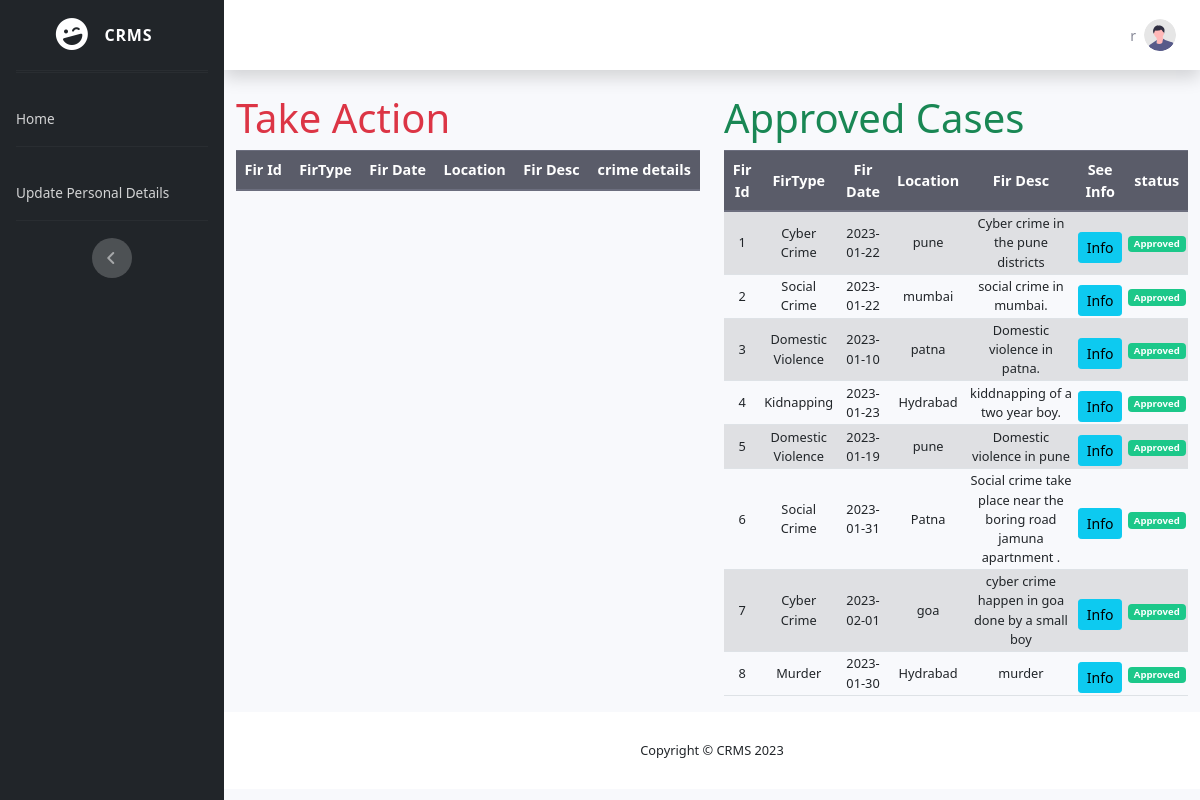
The app's page /admin/action.php (signed in) with its own data.
### tables this page shows
CREATE TABLE `punishment` (
  `punishmentid` int(11) NOT NULL,
  `criminalid` bigint(100) NOT NULL,
  `firid` int(11) NOT NULL,
  `crimetype` varchar(100) NOT NULL,
  `section` int(11) NOT NULL,
  `punishment` varchar(200) NOT NULL,
  `status` int(10) DEFAULT 0
);

CREATE TABLE `fir` (
  `firid` int(11) NOT NULL,
  `firtype` varchar(100) NOT NULL,
  `firdate` date NOT NULL,
  `location` varchar(100) NOT NULL,
  `firdesc` varchar(400) NOT NULL,
  `state` int(10) NOT NULL,
  `approve` int(11) NOT NULL DEFAULT 0,
  `firuserid` int(11) NOT NULL
);

### admin/action.php (the view, shortened to what this page needs)
<?php
include('../main/connect.php');
include('navbar.php');
?>
<div class="container">
	<div class="row">
		<div class="col-6 md-12">
		<h1 class="text-danger">Take Action</h1>
		<table class="table table-striped table-hover">
							<thead class="thead-dark">
								<th>Fir Id</th>
								<th>FirType</th>
								<th>Fir Date</th>
								<th>Location</th>
								<th>Fir Desc</th>
                                <th>crime details</th>
							</thead>
						</table>
		</div>
		<div class="col-6 md-12">
		<h1 class="text-success">Approved Cases</h1>
		<table class="table table-striped table-hover">
							<thead class="thead-dark">
								<th>Fir Id</th>
								<th>FirType</th>
								<th>Fir Date</th>
								<th>Location</th>
								<th>Fir Desc</th>
                                <th>See Info</th>
                                <th>status</th>
							</thead>
							 <tbody>
							 	<?php
									$sql = "select * from fir f,punishment p where f.firid=p.firid";
									$que = mysqli_query($con,$sql);
									while ($result = mysqli_fetch_assoc($que)) {
									?>
							 	<tr>
									 <td><?php echo $result['firid'];?></td>
							 		<td><?php echo $result['firtype']; ?></td>
							 		<td><?php echo $result['firdate']; ?></td>
							 		<td><?php echo $result['location']; ?></td>
							 		<td><?php echo $result['firdesc']; ?></td>
                            <td>
                          <a href="showallparticular.php?id=<?=$result['firid']?>" class="btn btn-sm btn-info mt-2 ">Info
						</a>
							 		<td>
							 			<?php
							 			if ($result['state'] == 0 ) {
											echo "<span class='badge badge-warning'>Pending</span>";
							 			}
							 			else{
											echo "<span class='badge badge-success'>Approved</span>";
							 			}
                           	}
							 		 ?>
							 		</td>
							 	</tr>
							 </tbody>
						</table>
		</div>
	</div>
</div>
<?php
include('footer.php');
?>

### records on screen
punishment: firid "1", firid.firtype "Cyber Crime", firid.firdate "2023-01-22", firid.location "pune", firid.firdesc "Cyber crime in the pune districts"
punishment: firid "2", firid.firtype "Social Crime", firid.firdate "2023-01-22", firid.location "mumbai", firid.firdesc "social crime in mumbai."
punishment: firid "3", firid.firtype "Domestic Violence", firid.firdate "2023-01-10", firid.location "patna", firid.firdesc "Domestic violence in patna."
punishment: firid "4", firid.firtype "Kidnapping", firid.firdate "2023-01-23", firid.location "Hydrabad", firid.firdesc "kiddnapping of a two year boy."
punishment: firid "5", firid.firtype "Domestic Violence", firid.firdate "2023-01-19", firid.location "pune", firid.firdesc "Domestic violence in pune"
punishment: firid "6", firid.firtype "Social Crime", firid.firdate "2023-01-31", firid.location "Patna", firid.firdesc "Social crime take place near the boring road jamuna apartnment ."
punishment: firid "7", firid.firtype "Cyber Crime", firid.firdate "2023-02-01", firid.location "goa", firid.firdesc "cyber crime happen in goa done by a small boy"
punishment: firid "8", firid.firtype "Murder", firid.firdate "2023-01-30", firid.location "Hydrabad", firid.firdesc "murder"

### other values on screen
$username "r"
